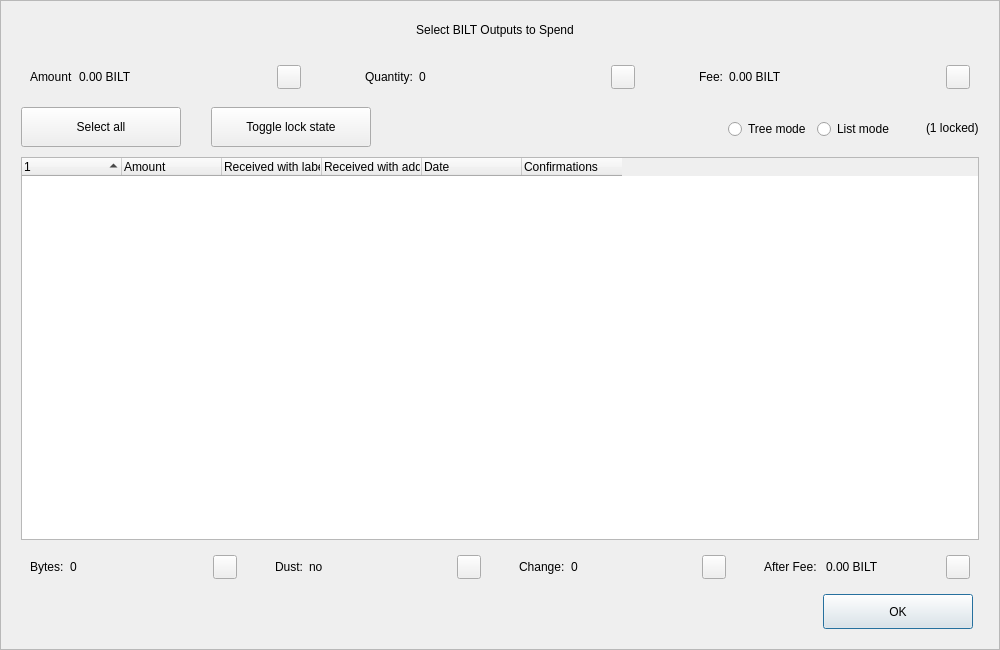
<?xml version="1.0" encoding="UTF-8"?>
<ui version="4.0">
 <class>CoinControlDialog</class>
 <widget class="QDialog" name="CoinControlDialog">
  <property name="geometry">
   <rect>
    <x>0</x>
    <y>0</y>
    <width>1000</width>
    <height>650</height>
   </rect>
  </property>
  <property name="minimumSize">
   <size>
    <width>950</width>
    <height>650</height>
   </size>
  </property>
  <property name="windowTitle">
   <string>Coin Selection</string>
  </property>
  <property name="styleSheet">
   <string notr="true"/>
  </property>
  <layout class="QVBoxLayout" name="verticalLayout">
   <property name="spacing">
    <number>0</number>
   </property>
   <property name="leftMargin">
    <number>0</number>
   </property>
   <property name="topMargin">
    <number>0</number>
   </property>
   <property name="rightMargin">
    <number>0</number>
   </property>
   <property name="bottomMargin">
    <number>0</number>
   </property>
   <item>
    <widget class="QFrame" name="frameContainer">
     <property name="toolTipDuration">
      <number>0</number>
     </property>
     <property name="frameShape">
      <enum>QFrame::StyledPanel</enum>
     </property>
     <property name="frameShadow">
      <enum>QFrame::Raised</enum>
     </property>
     <layout class="QVBoxLayout" name="verticalLayout_2">
      <property name="leftMargin">
       <number>0</number>
      </property>
      <property name="rightMargin">
       <number>0</number>
      </property>
      <property name="bottomMargin">
       <number>20</number>
      </property>
      <item>
       <layout class="QHBoxLayout" name="horizontalLayout_12">
        <property name="spacing">
         <number>0</number>
        </property>
        <property name="leftMargin">
         <number>20</number>
        </property>
        <property name="rightMargin">
         <number>30</number>
        </property>
        <item>
         <spacer name="horizontalSpacer_4">
          <property name="orientation">
           <enum>Qt::Horizontal</enum>
          </property>
          <property name="sizeHint" stdset="0">
           <size>
            <width>40</width>
            <height>20</height>
           </size>
          </property>
         </spacer>
        </item>
        <item>
         <widget class="QLabel" name="labelTitle">
          <property name="minimumSize">
           <size>
            <width>0</width>
            <height>40</height>
           </size>
          </property>
          <property name="maximumSize">
           <size>
            <width>16777215</width>
            <height>40</height>
           </size>
          </property>
          <property name="text">
           <string>Select BILT Outputs to Spend</string>
          </property>
          <property name="alignment">
           <set>Qt::AlignCenter</set>
          </property>
          <property name="margin">
           <number>7</number>
          </property>
         </widget>
        </item>
        <item>
         <spacer name="horizontalSpacer_5">
          <property name="orientation">
           <enum>Qt::Horizontal</enum>
          </property>
          <property name="sizeHint" stdset="0">
           <size>
            <width>40</width>
            <height>20</height>
           </size>
          </property>
         </spacer>
        </item>
       </layout>
      </item>
      <item>
       <layout class="QHBoxLayout" name="horizontalLayout_8">
        <property name="leftMargin">
         <number>20</number>
        </property>
        <property name="rightMargin">
         <number>20</number>
        </property>
        <item>
         <widget class="QWidget" name="layoutAmount" native="true">
          <layout class="QHBoxLayout" name="horizontalLayout_9" stretch="0,1,0">
           <item>
            <widget class="QLabel" name="labelCoinControlAmountText">
             <property name="text">
              <string>Amount</string>
             </property>
            </widget>
           </item>
           <item>
            <widget class="QLabel" name="labelCoinControlAmount">
             <property name="text">
              <string>0.00 BILT</string>
             </property>
            </widget>
           </item>
           <item alignment="Qt::AlignHCenter|Qt::AlignVCenter">
            <widget class="QPushButton" name="pushButtonAmount">
             <property name="minimumSize">
              <size>
               <width>0</width>
               <height>24</height>
              </size>
             </property>
             <property name="maximumSize">
              <size>
               <width>24</width>
               <height>26</height>
              </size>
             </property>
             <property name="focusPolicy">
              <enum>Qt::NoFocus</enum>
             </property>
             <property name="styleSheet">
              <string notr="true">padding-bottom:2px;
padding-right:4px;</string>
             </property>
             <property name="text">
              <string/>
             </property>
            </widget>
           </item>
          </layout>
         </widget>
        </item>
        <item>
         <spacer name="horizontalSpacer_2">
          <property name="orientation">
           <enum>Qt::Horizontal</enum>
          </property>
          <property name="sizeType">
           <enum>QSizePolicy::Fixed</enum>
          </property>
          <property name="sizeHint" stdset="0">
           <size>
            <width>40</width>
            <height>20</height>
           </size>
          </property>
         </spacer>
        </item>
        <item>
         <widget class="QWidget" name="layoutQuantity" native="true">
          <layout class="QHBoxLayout" name="horizontalLayout_10" stretch="0,1,0">
           <item>
            <widget class="QLabel" name="labelCoinControlQuantityText">
             <property name="text">
              <string>Quantity:</string>
             </property>
            </widget>
           </item>
           <item>
            <widget class="QLabel" name="labelCoinControlQuantity">
             <property name="text">
              <string>0</string>
             </property>
            </widget>
           </item>
           <item alignment="Qt::AlignHCenter|Qt::AlignVCenter">
            <widget class="QPushButton" name="pushButtonQuantity">
             <property name="minimumSize">
              <size>
               <width>0</width>
               <height>24</height>
              </size>
             </property>
             <property name="maximumSize">
              <size>
               <width>24</width>
               <height>26</height>
              </size>
             </property>
             <property name="focusPolicy">
              <enum>Qt::NoFocus</enum>
             </property>
             <property name="styleSheet">
              <string notr="true">padding-bottom:2px;
               padding-right:4px;</string>
             </property>
             <property name="text">
              <string/>
             </property>
            </widget>
           </item>
          </layout>
         </widget>
        </item>
        <item>
         <spacer name="horizontalSpacer_22">
          <property name="orientation">
           <enum>Qt::Horizontal</enum>
          </property>
          <property name="sizeType">
           <enum>QSizePolicy::Fixed</enum>
          </property>
          <property name="sizeHint" stdset="0">
           <size>
            <width>40</width>
            <height>20</height>
           </size>
          </property>
         </spacer>
        </item>
        <item>
         <widget class="QWidget" name="layoutFee" native="true">
          <layout class="QHBoxLayout" name="horizontalLayout_11" stretch="0,1,0">
           <item>
            <widget class="QLabel" name="labelCoinControlFeeText">
             <property name="text">
              <string>Fee:</string>
             </property>
            </widget>
           </item>
           <item>
            <widget class="QLabel" name="labelCoinControlFee">
             <property name="text">
              <string>0.00 BILT</string>
             </property>
            </widget>
           </item>
           <item alignment="Qt::AlignHCenter|Qt::AlignVCenter">
            <widget class="QPushButton" name="pushButtonFee">
             <property name="minimumSize">
              <size>
               <width>0</width>
               <height>24</height>
              </size>
             </property>
             <property name="maximumSize">
              <size>
               <width>24</width>
               <height>26</height>
              </size>
             </property>
             <property name="focusPolicy">
              <enum>Qt::NoFocus</enum>
             </property>
             <property name="styleSheet">
              <string notr="true">padding-bottom:2px;
               padding-right:4px;</string>
             </property>
             <property name="text">
              <string/>
             </property>
            </widget>
           </item>
          </layout>
         </widget>
        </item>
       </layout>
      </item>
      <item>
       <widget class="QFrame" name="frame">
        <property name="minimumSize">
         <size>
          <width>0</width>
          <height>40</height>
         </size>
        </property>
        <property name="styleSheet">
         <string notr="true">#frame {
	border:0;
}</string>
        </property>
        <property name="frameShape">
         <enum>QFrame::StyledPanel</enum>
        </property>
        <property name="frameShadow">
         <enum>QFrame::Sunken</enum>
        </property>
        <layout class="QHBoxLayout" name="horizontalLayout">
         <property name="spacing">
          <number>0</number>
         </property>
         <property name="leftMargin">
          <number>20</number>
         </property>
         <property name="topMargin">
          <number>0</number>
         </property>
         <property name="rightMargin">
          <number>20</number>
         </property>
         <property name="bottomMargin">
          <number>0</number>
         </property>
         <item>
          <layout class="QHBoxLayout" name="horizontalLayoutPanel" stretch="0,0,0,0,0,0">
           <property name="spacing">
            <number>20</number>
           </property>
           <item>
            <widget class="QPushButton" name="pushButtonSelectAll">
             <property name="sizePolicy">
              <sizepolicy hsizetype="Maximum" vsizetype="Fixed">
               <horstretch>0</horstretch>
               <verstretch>0</verstretch>
              </sizepolicy>
             </property>
             <property name="minimumSize">
              <size>
               <width>160</width>
               <height>40</height>
              </size>
             </property>
             <property name="maximumSize">
              <size>
               <width>16777215</width>
               <height>40</height>
              </size>
             </property>
             <property name="text">
              <string>Select all</string>
             </property>
             <property name="checkable">
              <bool>true</bool>
             </property>
             <property name="checked">
              <bool>false</bool>
             </property>
             <property name="autoExclusive">
              <bool>false</bool>
             </property>
             <property name="autoDefault">
              <bool>false</bool>
             </property>
            </widget>
           </item>
           <item>
            <spacer name="horizontalSpacer_6">
             <property name="orientation">
              <enum>Qt::Horizontal</enum>
             </property>
             <property name="sizeType">
              <enum>QSizePolicy::Fixed</enum>
             </property>
             <property name="sizeHint" stdset="0">
              <size>
               <width>10</width>
               <height>20</height>
              </size>
             </property>
            </spacer>
           </item>
           <item>
            <widget class="QPushButton" name="pushButtonToggleLock">
             <property name="sizePolicy">
              <sizepolicy hsizetype="Maximum" vsizetype="Fixed">
               <horstretch>0</horstretch>
               <verstretch>0</verstretch>
              </sizepolicy>
             </property>
             <property name="minimumSize">
              <size>
               <width>160</width>
               <height>40</height>
              </size>
             </property>
             <property name="maximumSize">
              <size>
               <width>16777215</width>
               <height>40</height>
              </size>
             </property>
             <property name="text">
              <string>Toggle lock state</string>
             </property>
             <property name="checkable">
              <bool>true</bool>
             </property>
             <property name="autoExclusive">
              <bool>false</bool>
             </property>
             <property name="autoDefault">
              <bool>false</bool>
             </property>
            </widget>
           </item>
           <item>
            <spacer name="horizontalSpacer_7">
             <property name="orientation">
              <enum>Qt::Horizontal</enum>
             </property>
             <property name="sizeType">
              <enum>QSizePolicy::Expanding</enum>
             </property>
             <property name="sizeHint" stdset="0">
              <size>
               <width>30</width>
               <height>20</height>
              </size>
             </property>
            </spacer>
           </item>
           <item alignment="Qt::AlignRight">
            <widget class="QGroupBox" name="groupBox_2">
             <property name="styleSheet">
              <string notr="true">#groupBox_2 {
    background-color:transparent;
    border-radius:0;
}</string>
             </property>
             <property name="title">
              <string/>
             </property>
             <layout class="QHBoxLayout" name="horizontalLayout_14">
              <item>
               <widget class="QRadioButton" name="radioTreeMode">
                <property name="sizePolicy">
                 <sizepolicy hsizetype="Maximum" vsizetype="Fixed">
                  <horstretch>0</horstretch>
                  <verstretch>0</verstretch>
                 </sizepolicy>
                </property>
                <property name="text">
                 <string>Tree mode</string>
                </property>
               </widget>
              </item>
              <item>
               <widget class="QRadioButton" name="radioListMode">
                <property name="sizePolicy">
                 <sizepolicy hsizetype="Maximum" vsizetype="Fixed">
                  <horstretch>0</horstretch>
                  <verstretch>0</verstretch>
                 </sizepolicy>
                </property>
                <property name="text">
                 <string>List mode</string>
                </property>
                <property name="checked">
                 <bool>false</bool>
                </property>
               </widget>
              </item>
             </layout>
            </widget>
           </item>
           <item>
            <widget class="QLabel" name="labelLocked">
             <property name="text">
              <string>(1 locked)</string>
             </property>
            </widget>
           </item>
          </layout>
         </item>
        </layout>
       </widget>
      </item>
      <item>
       <layout class="QHBoxLayout" name="horizontalLayout_13">
        <property name="leftMargin">
         <number>20</number>
        </property>
        <property name="rightMargin">
         <number>20</number>
        </property>
        <item>
         <widget class="CoinControlTreeWidget" name="treeWidget">
          <property name="contextMenuPolicy">
           <enum>Qt::CustomContextMenu</enum>
          </property>
          <property name="styleSheet">
           <string notr="true"/>
          </property>
          <property name="sortingEnabled">
           <bool>false</bool>
          </property>
          <property name="columnCount">
           <number>6</number>
          </property>
          <attribute name="headerShowSortIndicator" stdset="0">
           <bool>true</bool>
          </attribute>
          <attribute name="headerStretchLastSection">
           <bool>false</bool>
          </attribute>
          <column>
           <property name="text">
            <string/>
           </property>
          </column>
          <column>
           <property name="text">
            <string>Amount</string>
           </property>
          </column>
          <column>
           <property name="text">
            <string>Received with label</string>
           </property>
          </column>
          <column>
           <property name="text">
            <string>Received with address</string>
           </property>
          </column>
          <column>
           <property name="text">
            <string>Date</string>
           </property>
          </column>
          <column>
           <property name="text">
            <string>Confirmations</string>
           </property>
           <property name="toolTip">
            <string>Confirmed</string>
           </property>
          </column>
         </widget>
        </item>
       </layout>
      </item>
      <item>
       <layout class="QHBoxLayout" name="horizontalLayout_3">
        <property name="spacing">
         <number>20</number>
        </property>
        <property name="leftMargin">
         <number>20</number>
        </property>
        <property name="rightMargin">
         <number>20</number>
        </property>
        <item>
         <widget class="QWidget" name="layoutBytes" native="true">
          <layout class="QHBoxLayout" name="horizontalLayout_4" stretch="0,1,0">
           <item>
            <widget class="QLabel" name="labelCoinControlBytesText">
             <property name="text">
              <string>Bytes:</string>
             </property>
            </widget>
           </item>
           <item>
            <widget class="QLabel" name="labelCoinControlBytes">
             <property name="text">
              <string>0</string>
             </property>
            </widget>
           </item>
           <item alignment="Qt::AlignHCenter|Qt::AlignVCenter">
            <widget class="QPushButton" name="pushButtonBytes">
             <property name="minimumSize">
              <size>
               <width>0</width>
               <height>24</height>
              </size>
             </property>
             <property name="maximumSize">
              <size>
               <width>24</width>
               <height>26</height>
              </size>
             </property>
             <property name="focusPolicy">
              <enum>Qt::NoFocus</enum>
             </property>
             <property name="styleSheet">
              <string notr="true">padding-bottom:2px;
               padding-right:4px;</string>
             </property>
             <property name="text">
              <string/>
             </property>
            </widget>
           </item>
          </layout>
         </widget>
        </item>
        <item>
         <widget class="QWidget" name="layoutDust" native="true">
          <layout class="QHBoxLayout" name="horizontalLayout_5" stretch="0,1,0">
           <item>
            <widget class="QLabel" name="labelCoinControlLowOutputText">
             <property name="text">
              <string>Dust:</string>
             </property>
            </widget>
           </item>
           <item>
            <widget class="QLabel" name="labelCoinControlLowOutput">
             <property name="text">
              <string>no</string>
             </property>
            </widget>
           </item>
           <item alignment="Qt::AlignHCenter|Qt::AlignVCenter">
            <widget class="QPushButton" name="pushButtonDust">
             <property name="minimumSize">
              <size>
               <width>0</width>
               <height>24</height>
              </size>
             </property>
             <property name="maximumSize">
              <size>
               <width>24</width>
               <height>26</height>
              </size>
             </property>
             <property name="focusPolicy">
              <enum>Qt::NoFocus</enum>
             </property>
             <property name="styleSheet">
              <string notr="true">padding-bottom:2px;
               padding-right:4px;</string>
             </property>
             <property name="text">
              <string/>
             </property>
            </widget>
           </item>
          </layout>
         </widget>
        </item>
        <item>
         <widget class="QWidget" name="layoutChange" native="true">
          <layout class="QHBoxLayout" name="horizontalLayout_6" stretch="0,1,0">
           <item>
            <widget class="QLabel" name="labelCoinControlChangeText">
             <property name="text">
              <string>Change:</string>
             </property>
            </widget>
           </item>
           <item>
            <widget class="QLabel" name="labelCoinControlChange">
             <property name="text">
              <string>0</string>
             </property>
            </widget>
           </item>
           <item alignment="Qt::AlignHCenter|Qt::AlignVCenter">
            <widget class="QPushButton" name="pushButtonChange">
             <property name="minimumSize">
              <size>
               <width>0</width>
               <height>24</height>
              </size>
             </property>
             <property name="maximumSize">
              <size>
               <width>24</width>
               <height>26</height>
              </size>
             </property>
             <property name="focusPolicy">
              <enum>Qt::NoFocus</enum>
             </property>
             <property name="styleSheet">
              <string notr="true">padding-bottom:2px;
               padding-right:4px;</string>
             </property>
             <property name="text">
              <string/>
             </property>
            </widget>
           </item>
          </layout>
         </widget>
        </item>
        <item>
         <widget class="QWidget" name="layoutAfter" native="true">
          <layout class="QHBoxLayout" name="horizontalLayout_7" stretch="0,1,0">
           <item>
            <widget class="QLabel" name="labelCoinControlAfterFeeText">
             <property name="text">
              <string>After Fee: </string>
             </property>
            </widget>
           </item>
           <item>
            <widget class="QLabel" name="labelCoinControlAfterFee">
             <property name="text">
              <string>0.00 BILT</string>
             </property>
            </widget>
           </item>
           <item alignment="Qt::AlignHCenter|Qt::AlignVCenter">
            <widget class="QPushButton" name="pushButtonAlterFee">
             <property name="minimumSize">
              <size>
               <width>0</width>
               <height>24</height>
              </size>
             </property>
             <property name="maximumSize">
              <size>
               <width>24</width>
               <height>26</height>
              </size>
             </property>
             <property name="focusPolicy">
              <enum>Qt::NoFocus</enum>
             </property>
             <property name="styleSheet">
              <string notr="true">padding-bottom:2px;
               padding-right:4px;</string>
             </property>
             <property name="text">
              <string/>
             </property>
            </widget>
           </item>
          </layout>
         </widget>
        </item>
       </layout>
      </item>
      <item>
       <layout class="QHBoxLayout" name="horizontalLayout_2">
        <property name="spacing">
         <number>0</number>
        </property>
        <property name="leftMargin">
         <number>20</number>
        </property>
        <property name="rightMargin">
         <number>26</number>
        </property>
        <item>
         <spacer name="horizontalSpacer_3">
          <property name="orientation">
           <enum>Qt::Horizontal</enum>
          </property>
          <property name="sizeHint" stdset="0">
           <size>
            <width>558</width>
            <height>20</height>
           </size>
          </property>
         </spacer>
        </item>
        <item>
         <widget class="QPushButton" name="pushButtonOk">
          <property name="minimumSize">
           <size>
            <width>150</width>
            <height>35</height>
           </size>
          </property>
          <property name="text">
           <string>OK</string>
          </property>
         </widget>
        </item>
       </layout>
      </item>
     </layout>
    </widget>
   </item>
  </layout>
 </widget>
 <customwidgets>
  <customwidget>
   <class>CoinControlTreeWidget</class>
   <extends>QTreeWidget</extends>
   <header>coincontroltreewidget.h</header>
  </customwidget>
 </customwidgets>
 <resources/>
 <connections/>
</ui>
